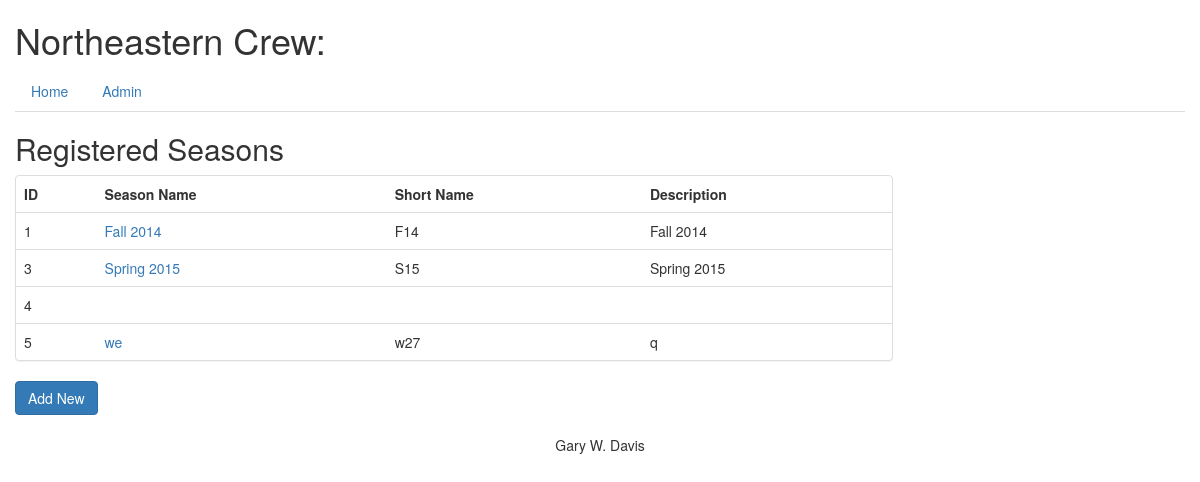
The page /seasons/ on the database as committed earlier.
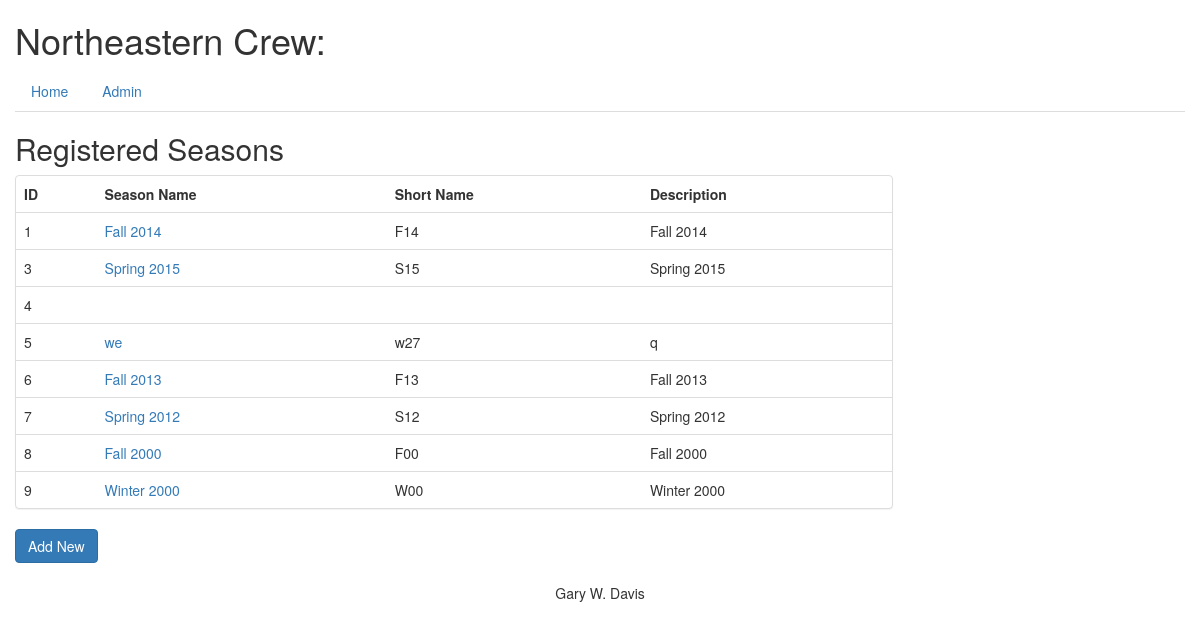
The same page on the database as committed later.
### database_setup.py (models this page shows)
class Seasons(Base):
    __tablename__ = 'seasons'
    id = Column(Integer, primary_key=True)
    name = Column(String(30), unique=True, nullable=False)
    short = Column(String(15), unique=True)
    description = Column(String(120))
    rower = relationship('Rowers', secondary='rowerseasons')

### rowing.py (the view)
@app.route('/seasons/')
def showSeasons():
    seasons = db_helper.get_all_seasons()
    return render_template('seasons.html', seasons=seasons)

### db_helper.py (called while the page is built)
def get_all_seasons():
    return session.query(Seasons).all()

### templates/seasons.html (shortened to what this page needs)
{% extends "base.html" %}
{% block content %}
<h2 pheader>Registered Seasons</h2>
<div class="panel panel-default", style="width:75%">
  <table class="table table-hover">
    <tr>
      <th>ID</th>
      <th>Season Name</th>
      <th>Short Name</th>
      <th>Description</th>
    </tr>
    {% for s in seasons %}
    <tr>
      <td>{{s.id}}</td>
      <td><a href='{{url_for('editSeason', season_id=s.id)}}'>{{s.name}}</a></td>
      <td>{{s.short}}</td>
      <td>{{s.description}}</td>
    </tr>
    {% endfor %}
  </table>
</div>
<p><a href='{{url_for('addSeason')}}'><button type="button" class="btn btn-primary">Add New</button></a></p>
{% endblock %}

### templates/base.html (shortened to what this page needs)
<!DOCTYPE html>
<html lang="en">
  <head>
    <link rel="stylesheet" href="http://maxcdn.bootstrapcdn.com/bootstrap/3.2.0/css/bootstrap.min.css">
  </head>
  <body>
  <div class="container-fluid">
    <header class='page.header'>
      <div><h1>Northeastern Crew:</h1>
          <ul class="nav nav-tabs" role="tablist">
            <li><a href="{{ url_for('mainPage') }}">Home</a></li>
            <li><a href="{{ url_for('dashboard') }}">Admin</a></li>
          </ul>
  	  </div>
    </header>
    <section>
      <div class = 'pane'>
      {% block content %}{% endblock %}
      </div>
    </section>
    <footer style="padding-top: 10px;">
    <center>Gary W. Davis</center>
    </footer>
  </div>
  </body>
</html>

Rows that differ between the two databases and show on the page:
added Seasons: id "6", name "Fall 2013", short "F13", description "Fall 2013"
added Seasons: id "7", name "Spring 2012", short "S12", description "Spring 2012"
added Seasons: id "8", name "Fall 2000", short "F00", description "Fall 2000"
added Seasons: id "9", name "Winter 2000", short "W00", description "Winter 2000"
